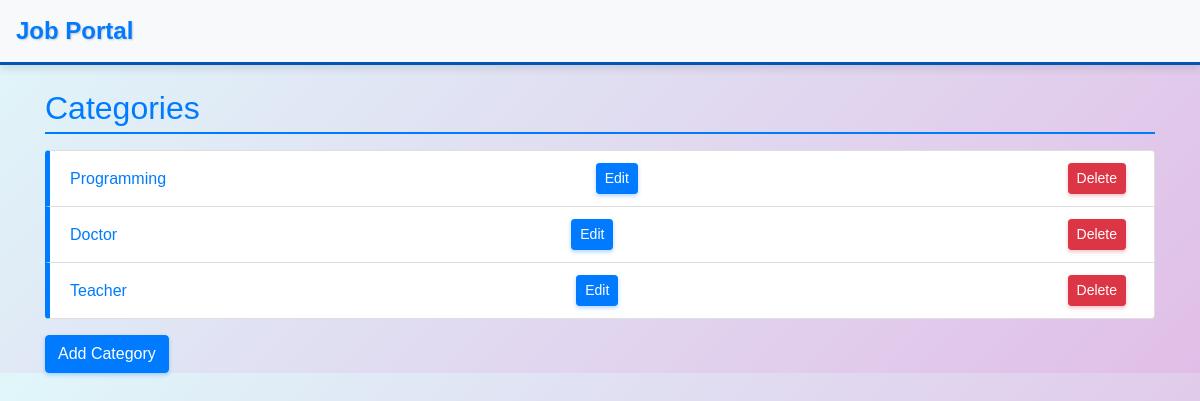
The app's page /, older data.
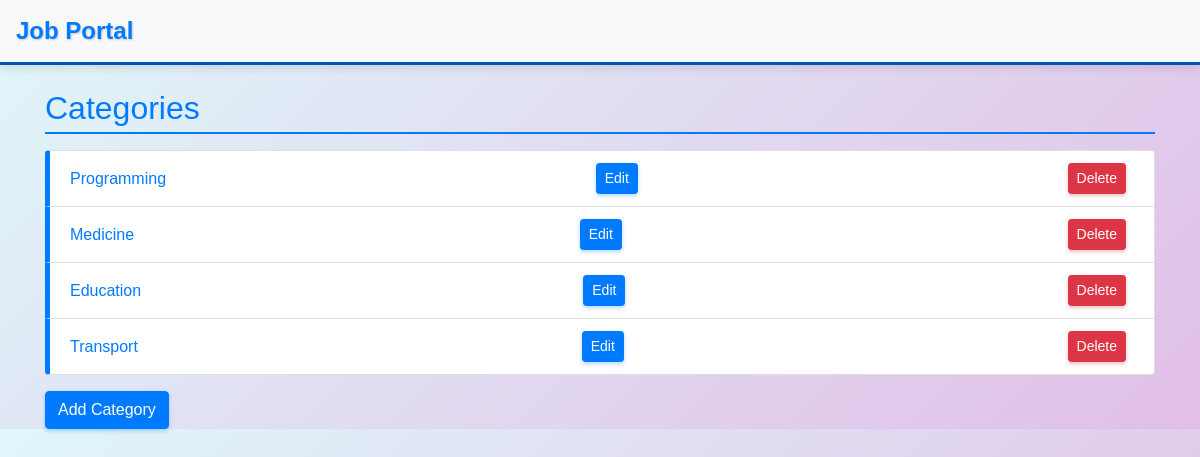
The same page, newer data.
### vacancy/models.py (models this page shows, shortened)
class Category(models.Model):
    name = models.CharField(max_length=50)

### vacancy/views.py (the view)
# urls.py: path('', CategoryListView.as_view(), name='category_list'),
class CategoryListView(ListView):
    model = Category
    template_name = 'category_list.html'

### templates/category_list.html (shortened to what this page needs)
{% extends 'base.html' %}
{% block content %}
<h2>Categories</h2>
<ul class="list-group">
    {% for category in object_list %}
        <li class="list-group-item">
            <a href="{% url 'vacancies_by_category' category.pk %}">{{ category.name }}</a>
            <a href="{% url 'category_update' category.pk %}" class="btn btn-sm btn-primary float-right">Edit</a>
            <a href="{% url 'category_delete' category.pk %}" class="btn btn-sm btn-danger float-right mr-2">Delete</a>
        </li>
    {% endfor %}
</ul>
<a href="{% url 'category_create' %}" class="btn btn-primary mt-3">Add Category</a>
{% endblock %}

Row changes from the older to the newer data that the page shows:
changed Category: name "Doctor" → "Medicine"
changed Category: name "Teacher" → "Education"
added Category: name "Transport"
